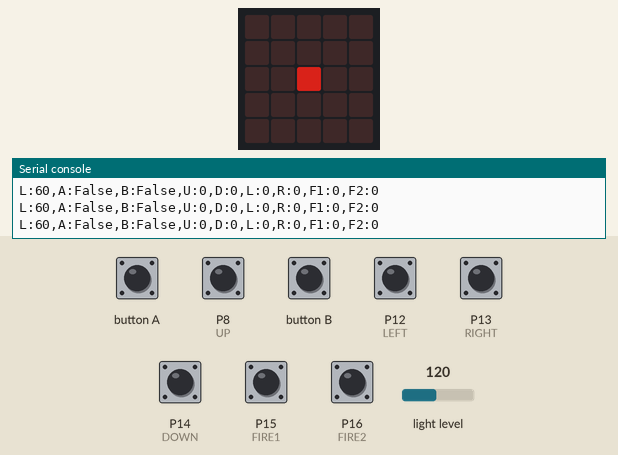
Recording of a program running on a simulated BBC micro:bit running MicroPython. Shown: the board's 5×5 LED display, the last lines printed to the serial console. The test bench sets the inputs (shaded band); at power-on: P8 (UP), P12 (LEFT), P13 (RIGHT), P14 (DOWN), P15 (FIRE1), P16 (FIRE2) HIGH, light level 120. Dim RGB values are drawn brighter than linear.

Above: at 1.2 s.
1.3 s: P8 (UP) pulled LOW for 1 s
At 2.1 s:
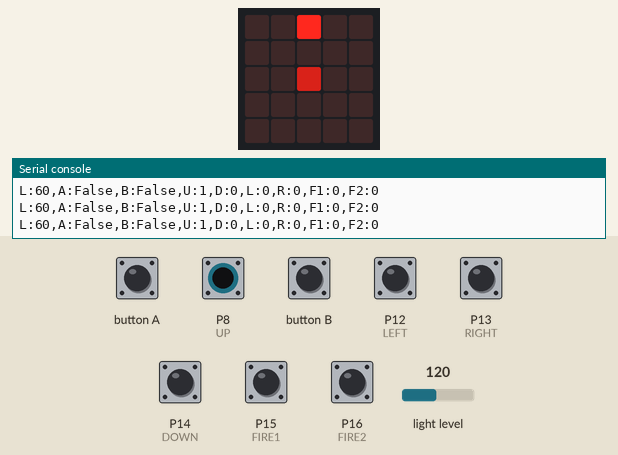
5.3 s: P12 (LEFT) pulled LOW for 1 s
At 6.1 s:
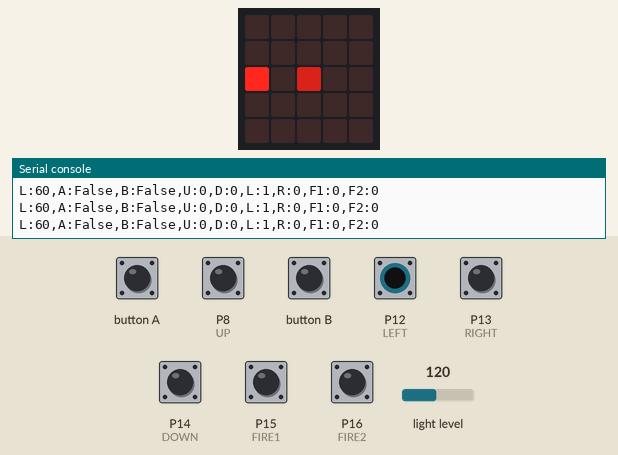
7.8 s: P13 (RIGHT) pulled LOW for 1 s
At 8.5 s:
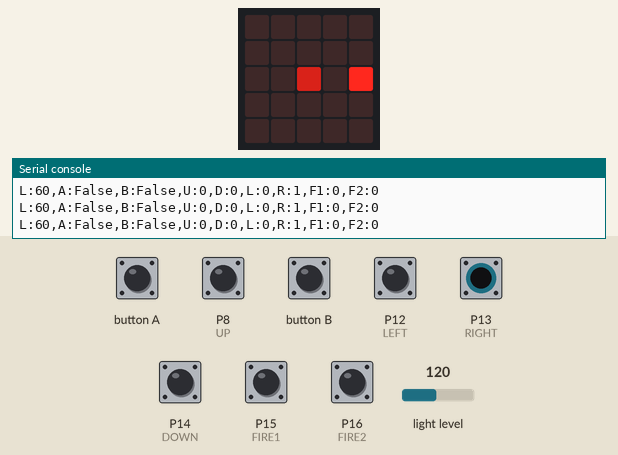
10.3 s: P14 (DOWN) pulled LOW for 0.15 s
At 10.45 s:
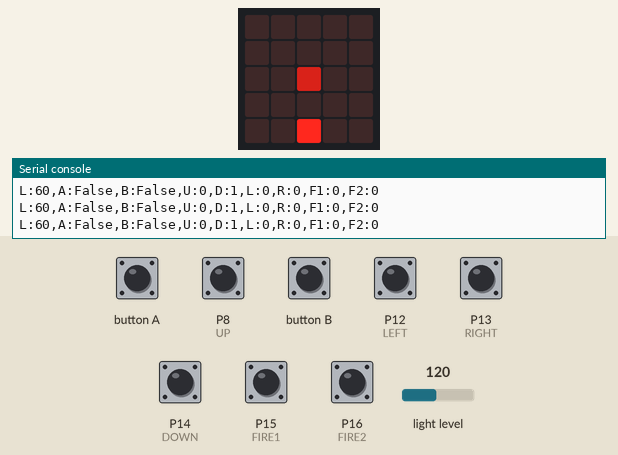
12.1 s: P15 (FIRE1) pulled LOW for 1 s
At 12.9 s:
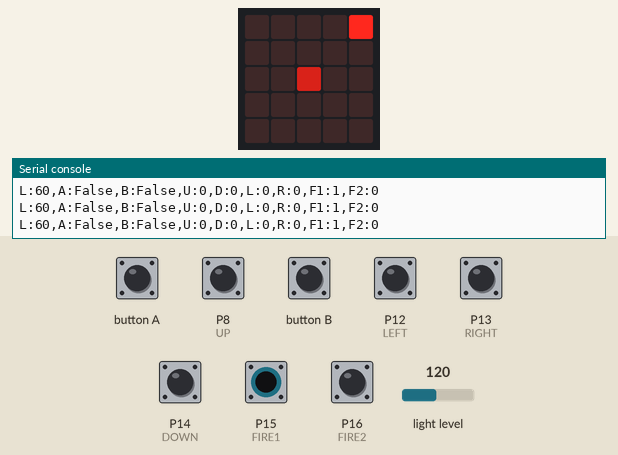
14.6 s: P16 (FIRE2) pulled LOW for 0.15 s
At 14.75 s:
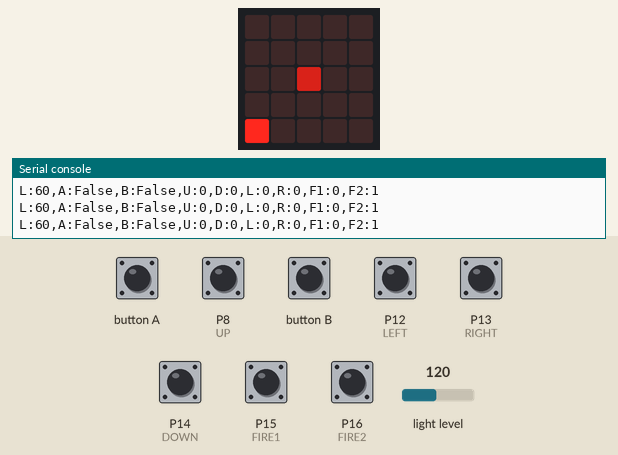
Timing chart, 0 to 17.4 s (numbered marks = the images above; inputs shaded):
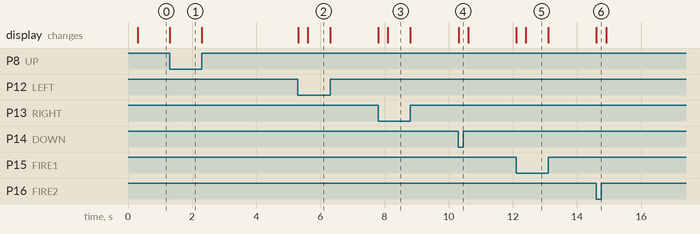

Measured:
- after the input at 1.3 s, the display: changes at once (image 1)
- after the input at 7.8 s, the display: first changes at once (image 3 shows a later state)
- after the input at 10.3 s, the display: changes at once (image 4)
- after the input at 12.1 s, the display: first changes at once (image 5 shows a later state)
- after the input at 14.6 s, the display: changes at once (image 6)

The program:

microbit.py
```python
from microbit import *
uart.init(baudrate=115200)

# Define motor pin
MOTOR = pin1
BUZZER = pin2  # For future use

# Define Kitronik gamepad pins
UP = pin8
DOWN = pin14
LEFT = pin12
RIGHT = pin13
FIRE1 = pin15  # SW1 button
FIRE2 = pin16  # SW2 button (adjust if needed)

# Configure motor pin as output
MOTOR.set_analog_period(20)  # Set PWM period

# Set pins as inputs with pull-ups
UP.set_pull(UP.PULL_UP)
DOWN.set_pull(DOWN.PULL_UP)
LEFT.set_pull(LEFT.PULL_UP)
RIGHT.set_pull(RIGHT.PULL_UP)
FIRE1.set_pull(FIRE1.PULL_UP)
FIRE2.set_pull(FIRE2.PULL_UP)

# Variables for smoother readings
light_readings = [0, 0, 0, 0, 0]  # Store last 5 readings
reading_index = 0
last_send_time = 0
send_interval = 50  # Send data every 50ms

# Motor control variables
motor_on = False
motor_intensity = 0
motor_pulse_end_time = 0  # Time when current pulse should end

while True:
    current_time = running_time()

    # Get current light level (0-255)
    current_light = display.read_light_level()

    # Store in our readings array for smoothing
    light_readings[reading_index] = current_light
    reading_index = (reading_index + 1) % len(light_readings)

    # Calculate average (smoother) reading
    avg_light = sum(light_readings) // len(light_readings)

    # Map to 0-127 range for MIDI
    midi_value = min(127, avg_light // 2)

    # Read all button states
    button_a_state = button_a.is_pressed()
    button_b_state = button_b.is_pressed()

    # Read gamepad buttons (they are active LOW - 0 means pressed)
    # Convert to string "1" for pressed, "0" for not pressed
    up_state = "1" if UP.read_digital() == 0 else "0"
    down_state = "1" if DOWN.read_digital() == 0 else "0"
    left_state = "1" if LEFT.read_digital() == 0 else "0"
    right_state = "1" if RIGHT.read_digital() == 0 else "0"
    fire1_state = "1" if FIRE1.read_digital() == 0 else "0"
    fire2_state = "1" if FIRE2.read_digital() == 0 else "0"

    # Check for commands from Processing
    if uart.any():
        data = uart.read()
        try:
            cmd = str(data, 'utf-8').strip()

            # Handle motor pulse command (P:intensity,duration)
            if cmd.startswith("P:"):
                parts = cmd.split(":")
                if len(parts) >= 2:
                    params = parts[1].split(",")
                    if len(params) >= 2:
                        intensity = min(1023, max(0, int(params[0])))
                        duration = int(params[1])

                        # Start the motor pulse
                        MOTOR.write_analog(intensity)
                        motor_on = True
                        motor_pulse_end_time = current_time + duration
        except:
            pass

    # Turn off motor if pulse duration has elapsed
    if motor_on and current_time >= motor_pulse_end_time:
        MOTOR.write_analog(0)
        motor_on = False

    # Show light level on display
    display.clear()

    # Light level indicator (intensity in middle pixel)
    brightness = min(9, 1 + (avg_light // 28))  # Map to LED brightness (1-9)
    display.set_pixel(2, 2, brightness)

    # Show directional button presses on display
    if up_state == "1":
        display.set_pixel(2, 0, 9)  # Up
    if down_state == "1":
        display.set_pixel(2, 4, 9)  # Down
    if left_state == "1":
        display.set_pixel(0, 2, 9)  # Left
    if right_state == "1":
        display.set_pixel(4, 2, 9)  # Right
    if fire1_state == "1":
        display.set_pixel(4, 0, 9)  # FIRE1
    if fire2_state == "1":
        display.set_pixel(0, 4, 9)  # FIRE2

    # Show motor status
    if motor_on:
        display.set_pixel(0, 0, 9)  # Motor indicator

    # Only send data periodically to avoid flooding
    if current_time - last_send_time >= send_interval:
        uart.write("L:%d,A:%s,B:%s,U:%s,D:%s,L:%s,R:%s,F1:%s,F2:%s\n" %
                  (midi_value, str(button_a_state), str(button_b_state),
                   up_state, down_state, left_state, right_state, fire1_state, fire2_state))
        last_send_time = current_time

    sleep(10)  # Short sleep for responsive motor control
```
